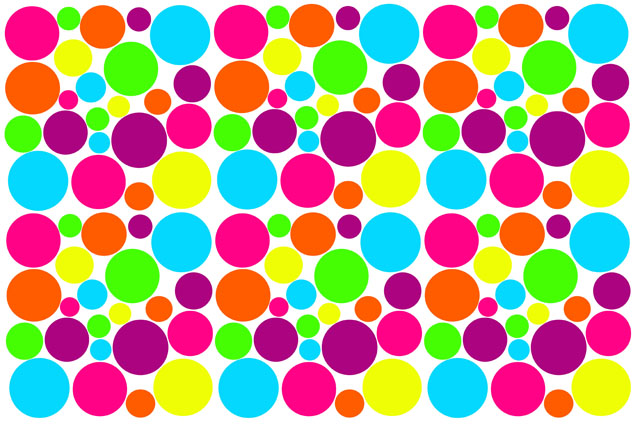
#> input picture 09_bildebehandling/dots.jpg, 640 x 427 px
$ jupyter execute Eksempler_09.ipynb   (shell and % lines are left out)
#> lines starting #> are read from the running program, lines starting #| are printed output that depends on the picture; after the words box and inside, x2 and y2 are one past the last pixel; in counts of white or black regions, pixels touching at a corner belong together
# Bildebehandling

Det er mange måter lese inn et bilde på i Python. Det ser ut til å gå mot enighet om å bruke `imageio`-modulen, som leser inn bilder som `numpy`-arrayer. Husk også at det er mange måter å representere et bilde på, så sjekk alltid hva slags data du har fått.

[cell 1]
import imageio
import numpy as np
import matplotlib.pyplot as plt

orig_im = imageio.imread('dots.jpg')
#> orig_im is the input picture: shape (427, 640, 3); mean R, G, B 187.7, 163.6, 146.6
print(orig_im.shape, orig_im.dtype, orig_im.min(), orig_im.max())
#| (427, 640, 3) uint8 0 255

plt.imshow(orig_im)

[cell 2]
# Lag gråskalabilde

grey_im = orig_im.astype(float).sum(2) / (255 * 3)
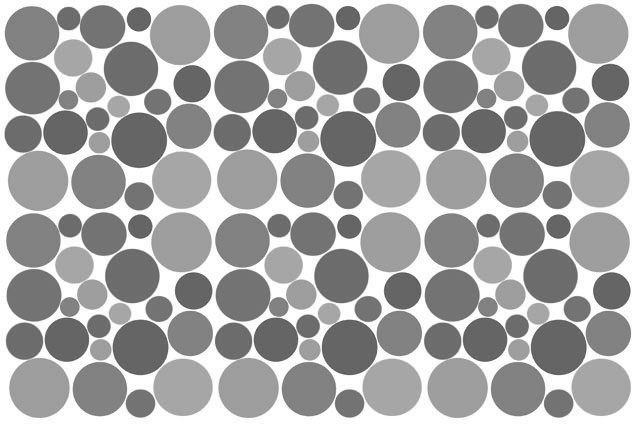
#> grey_im: shape (427, 640) float64; min 0.303, max 1, mean 0.651
plt.imshow(grey_im, plt.cm.gray)

[cell 3]
# Inverter bildet

plt.imshow(1 - grey_im, plt.cm.gray)
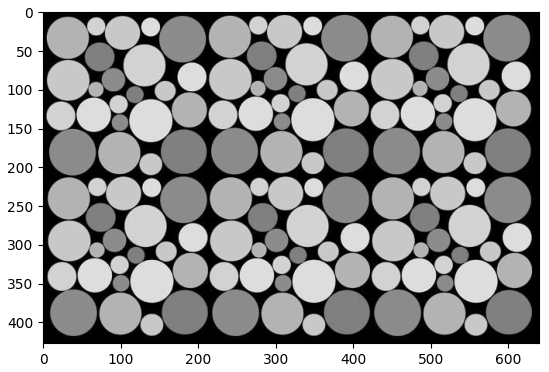
#> figure drawn by matplotlib, 1 panel

Modulen `scipy.ndimage` har mange implementert mange standard bildebehandlingsteknikker.

[cell 4]
# Gjør uskarpt

import scipy.ndimage as nd

blur_im = nd.gaussian_filter(grey_im, 2)
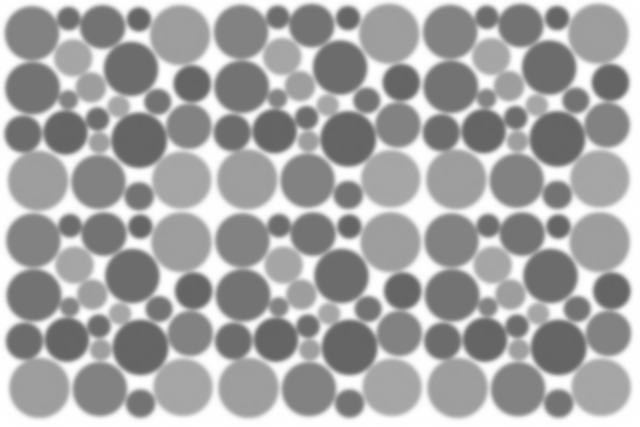
#> blur_im: shape (427, 640) float64; min 0.394, max 1, mean 0.651
plt.imshow(blur_im, plt.cm.gray)

[cell 5]
# Gjør skarpere

alpha = .5
skarp_im = grey_im + alpha * (grey_im - blur_im)
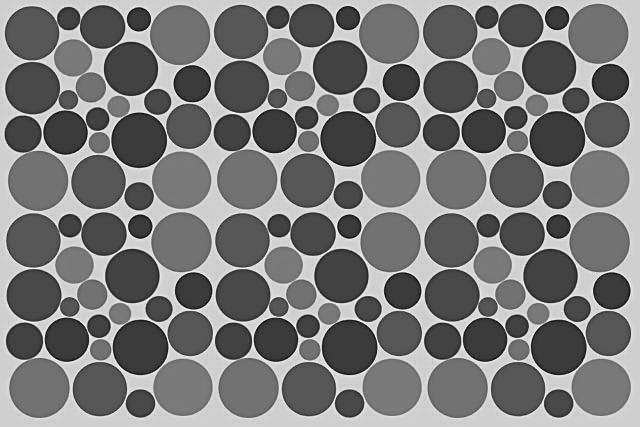
#> skarp_im: shape (427, 640) float64; min 0.155, max 1.19, mean 0.651; drawn with min black and max white
blur_im[blur_im > 1] = 1
#> blur_im: shape (427, 640) float64; 0.33% of pixels changed, all inside (x1, y1, x2, y2) = (0, 0, 640, 427)
blur_im[blur_im < 0] = 0
plt.imshow(skarp_im, plt.cm.gray)

Den deriverte gir endringer i bildet, altså kanter og detaljer.

[cell 6]
# Endringer i y-retning (i)

du_dy = np.zeros(grey_im.shape)
du_dy[1:-1, 1:-1] = grey_im[2:, 1:-1] - grey_im[1:-1, 1:-1]
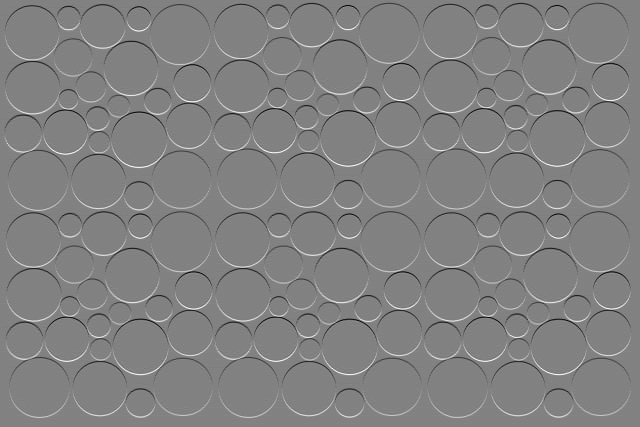
#> du_dy: shape (427, 640) float64; min -0.617, max 0.595, mean 1.14e-05; drawn with min black and max white

plt.imshow(du_dy, plt.cm.gray)

[cell 7]
# Endringer i x-retning (i)

du_dx = np.zeros(grey_im.shape)
du_dx[1:-1, 1:-1] = grey_im[1:-1, 2:] - grey_im[1:-1, 1:-1]
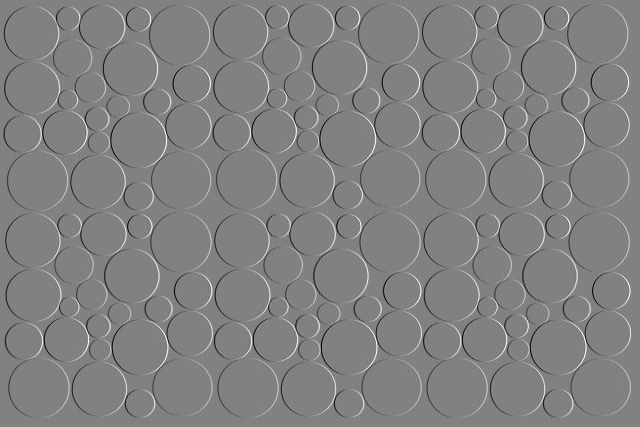
#> du_dx: shape (427, 640) float64; min -0.6, max 0.583, mean 4.25e-06; drawn with min black and max white

plt.imshow(du_dx, plt.cm.gray)

[cell 8]
# Normen av gradienten

grad_norm = np.sqrt(du_dx**2 + du_dy**2)
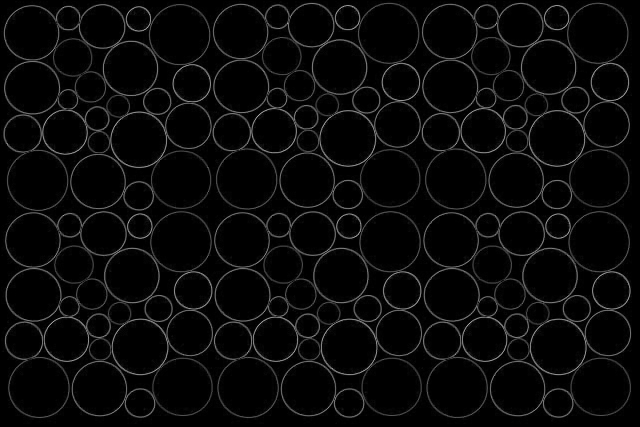
#> grad_norm: shape (427, 640) float64; min 0, max 0.674, mean 0.0382

plt.imshow(grad_norm, plt.cm.gray)
